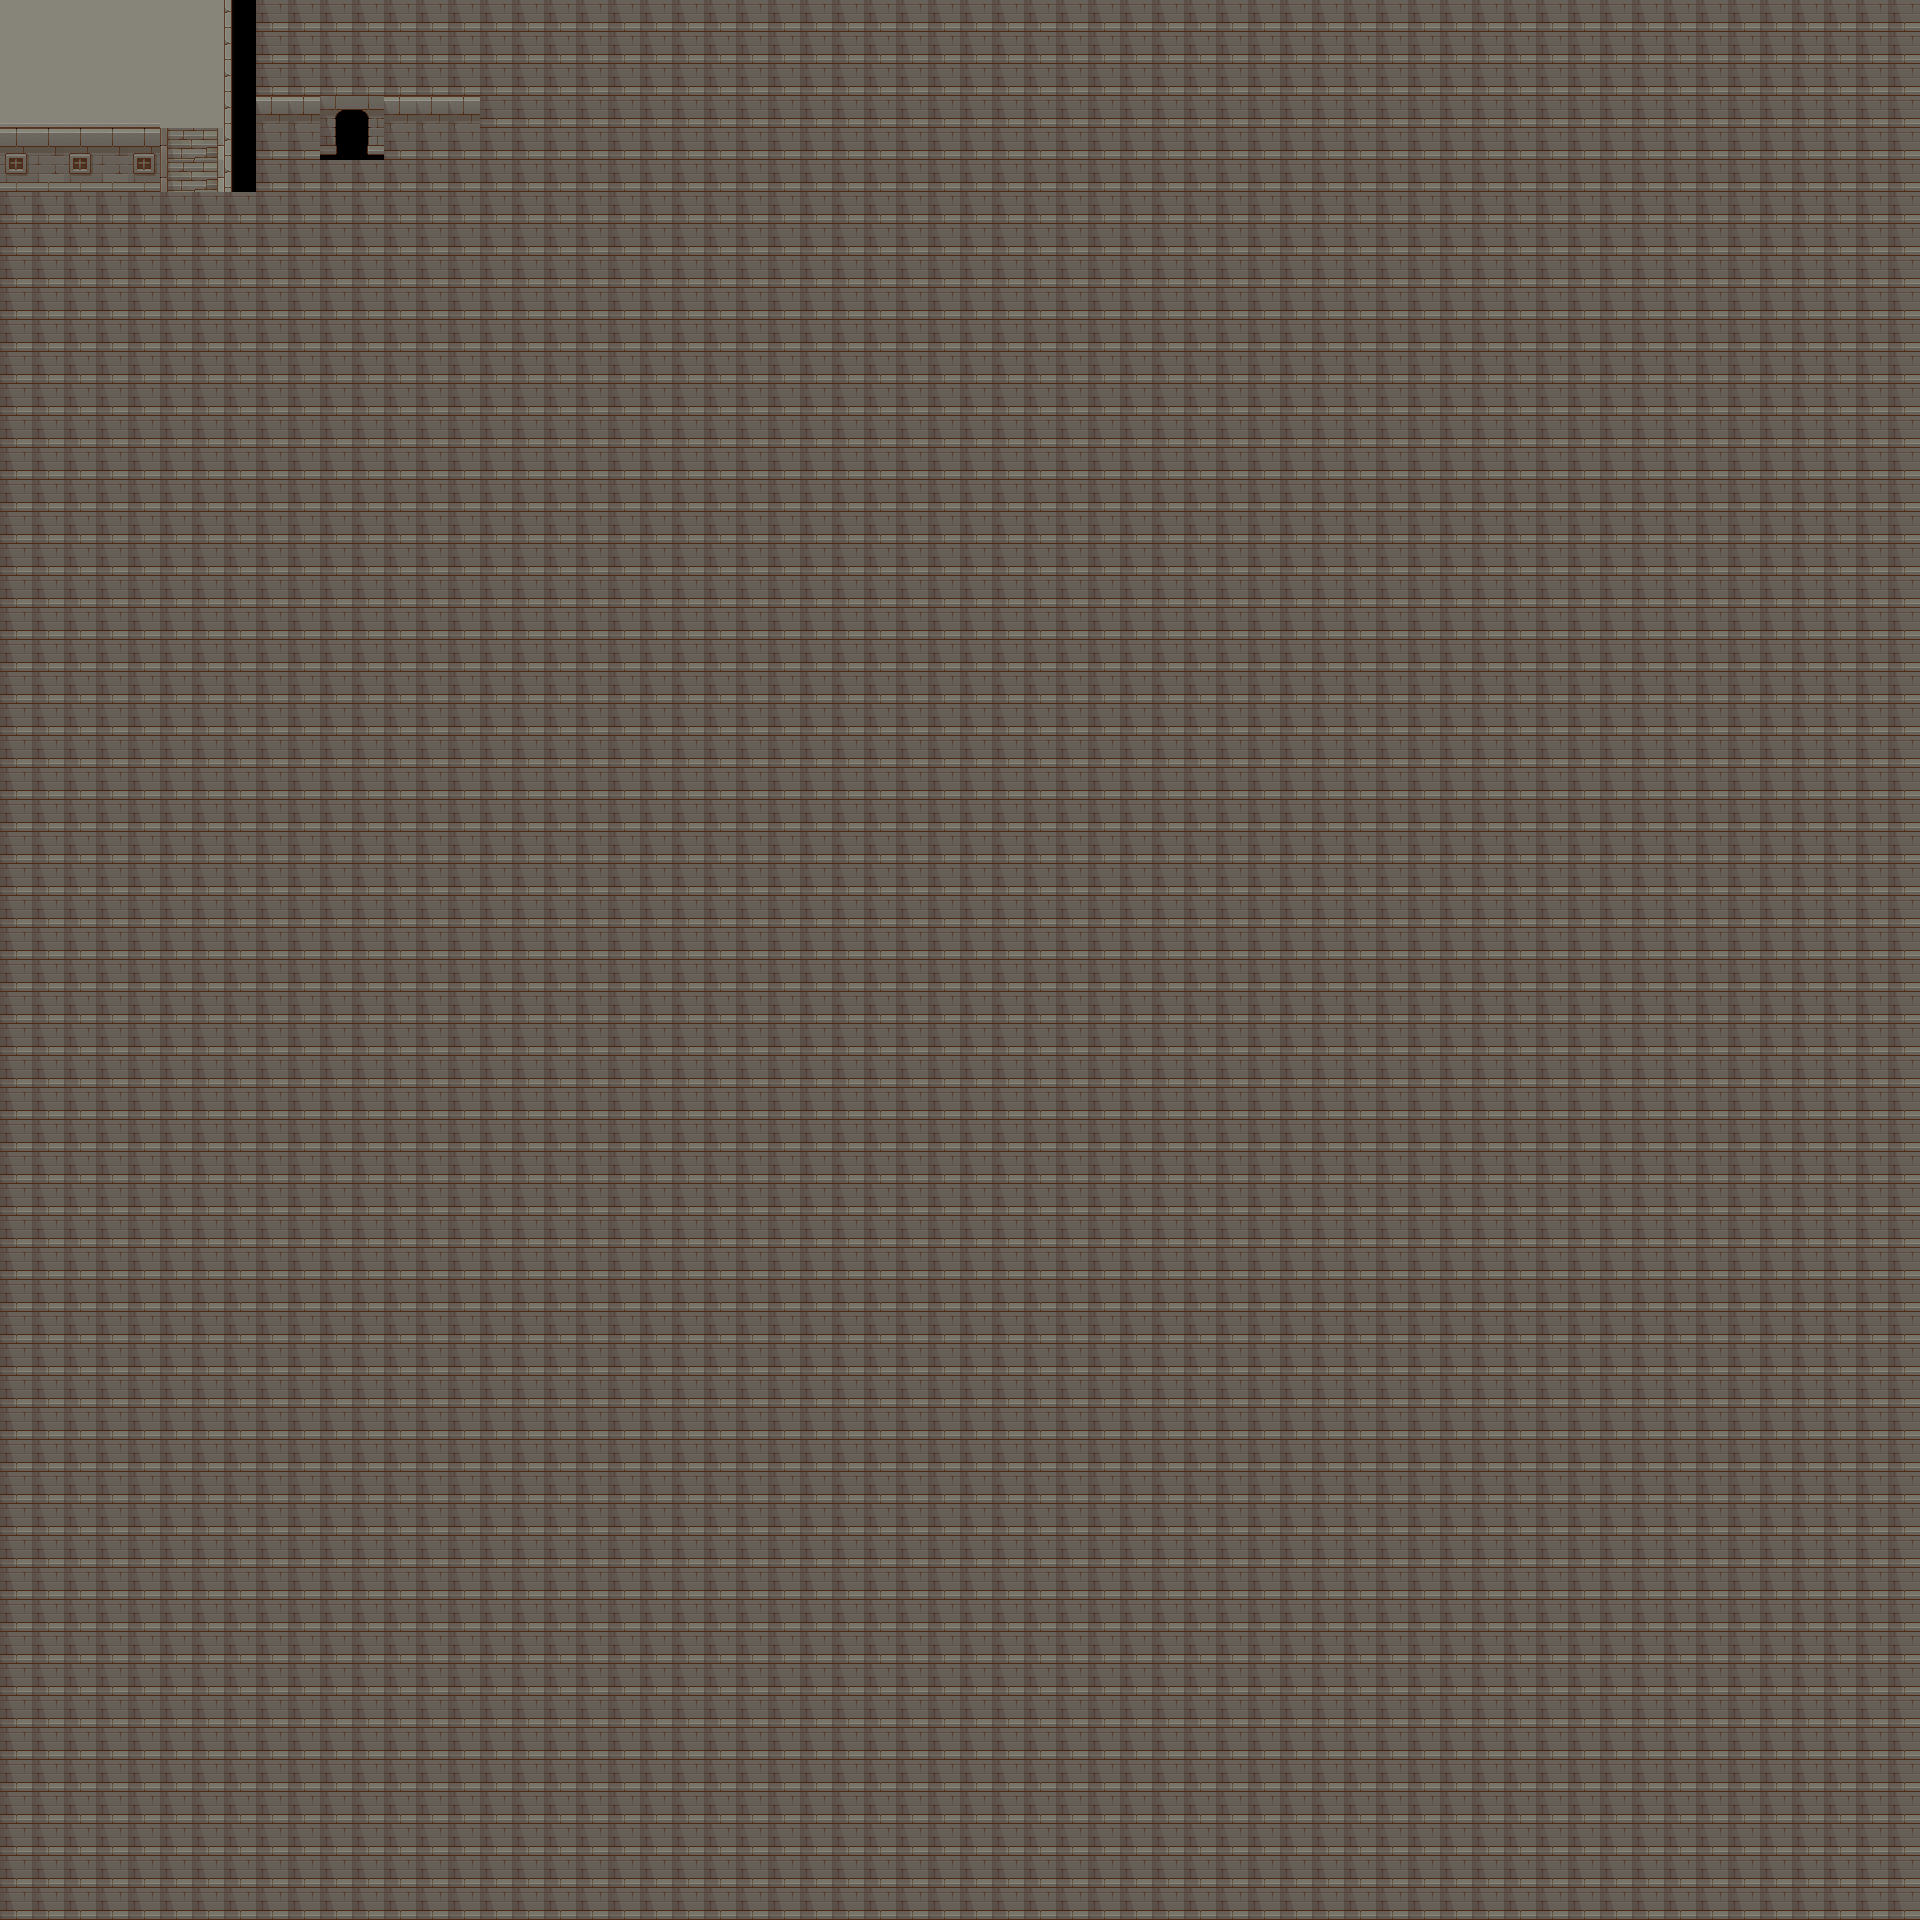

A level layout from a 2D game, rendered from its tile map. Below: a short description, then the map file with tile-grid data replaced by summaries:
An orthogonal 60x60 tile map with 32x32 px tiles, 1 tile layer (ground), 4 tilesets and 4 objects.

<map version="1.11" tiledversion="1.11.0" orientation="orthogonal" renderorder="right-down" compressionlevel="0" width="60" height="60" tilewidth="32" tileheight="32" infinite="0" nextlayerid="3" nextobjectid="18">
 <editorsettings>
  <export target="maps/36x36.lua" format="lua" />
 </editorsettings>
 <tileset firstgid="1" name="TX Tileset Wall" tilewidth="32" tileheight="32" tilecount="256" columns="16">
  <image source="maps/Texture/TX Tileset Wall.png" width="512" height="512" />
 </tileset>
 <tileset firstgid="257" name="TX Struct" tilewidth="32" tileheight="32" tilecount="256" columns="16">
  <image source="maps/Texture/TX Struct.png" width="512" height="512" />
 </tileset>
 <tileset firstgid="513" name="TX Props" tilewidth="32" tileheight="32" tilecount="256" columns="16">
  <image source="maps/Texture/TX Props.png" width="512" height="512" />
 </tileset>
 <tileset firstgid="769" name="TX Tileset Stone Ground" tilewidth="32" tileheight="32" tilecount="64" columns="8">
  <image source="maps/Texture/TX Tileset Stone Ground.png" width="256" height="256" />
 </tileset>
 <layer id="1" name="ground" width="60" height="60">
  <data>[3600 cells, 3600 non-empty, 15 distinct tile ids]</data>
 </layer>
 <objectgroup id="2" name="walls">
  <object id="5" x="0" y="128" width="160" height="64" />
  <object id="6" x="224" y="0" width="32" height="192" />
  <object id="12" x="256" y="96" width="64" height="64" />
  <object id="13" x="384" y="96" width="96" height="64" />
 </objectgroup>
</map>
